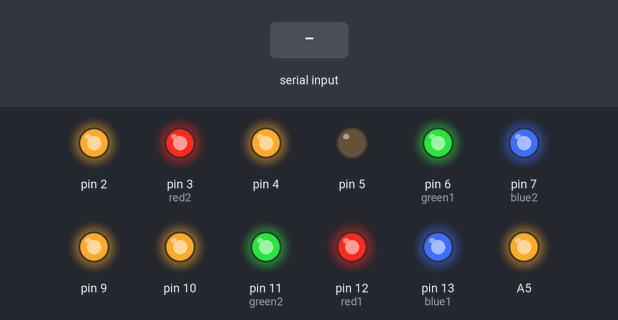
Bench run of a sketch on a simulated Arduino Uno, built with avr-gcc and run on an emulated ATmega328P. On the bench: output pins drawn as LEDs (lit = HIGH). Inputs (shaded band) come from the test bench. What the sketch prints to the serial monitor is not drawn.

Above: at 1.2 s.
1.3 s: "1" received over Serial
Timing chart, 0 to 4.3 s (numbered marks = the images above; inputs shaded):
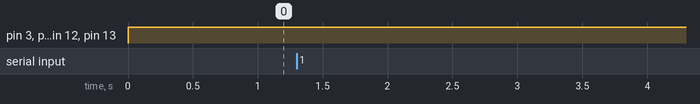

The sketch:

RGB_TEST.ino
```cpp
int a = 0;
int green1 = 6;
int blue1 = 13;
int red1 = 12;
int green2 = 11;
int blue2 = 7;
int red2 = 3;

void setup() {
  Serial.begin(9600);
  // put your setup code here, to run once:
  pinMode(green1, OUTPUT);
  pinMode(red1, OUTPUT);
  pinMode(blue1, OUTPUT);
  pinMode(green2, OUTPUT);
  pinMode(red2, OUTPUT);
  pinMode(blue2, OUTPUT);
  pinMode(5,OUTPUT);
  pinMode(2,OUTPUT);
  pinMode(A5,OUTPUT);
  pinMode(9,OUTPUT);
  pinMode(4,OUTPUT);
  pinMode(10,OUTPUT);
  //digitalWrite(green11, 1);
  digitalWrite(5,0);
  digitalWrite(2,1);
  digitalWrite(A5,HIGH);
  digitalWrite(9,1);
  digitalWrite(4,1);
  digitalWrite(10,1);


  digitalWrite(red2, 0);
  digitalWrite(green2, 1);
  digitalWrite(blue2, 1);
}

void loop() {
  // put your main code here, to run repeatedly:
  if (Serial.read() != -1) {
    a = Serial.read();
    Serial.println(a);
  }
  if (a == 1) { //green & red
    digitalWrite(red1, 1);
    digitalWrite(green1, 0);
    digitalWrite(blue1, 1);
    digitalWrite(red2, 0);
    digitalWrite(green2, 1);
    digitalWrite(blue2, 1);
  }
  else if(a == 2){ //green and off
    digitalWrite(red1, 1);
    digitalWrite(green1, 1);
    digitalWrite(blue1, 0);
    digitalWrite(red2, 1);
    digitalWrite(green2, 0);
    digitalWrite(blue2, 1);
  }
  else if(a == 3){ //off and off
    digitalWrite(red1, 1);
    digitalWrite(green1, 1);
    digitalWrite(blue1, 1);
    digitalWrite(red2, 0);
    digitalWrite(green2, 1);
    digitalWrite(blue2, 1);
  }
  else if(a == 4){ //off and blue
    digitalWrite(red1, 1);
    digitalWrite(green1, 1);
    digitalWrite(blue1, 1);
    digitalWrite(red2, 1);
    digitalWrite(green2, 1);
    digitalWrite(blue2, 0);
  }
  else {
    digitalWrite(red1, 1);
    digitalWrite(green1, 1);
    digitalWrite(blue1, 1);
    digitalWrite(red2, 1);
    digitalWrite(green2, 1);
    digitalWrite(blue2, 1);
  }
  delay(100);
}
```

Measured:
- after the input at 1.3 s, every drawn part: stays the same
